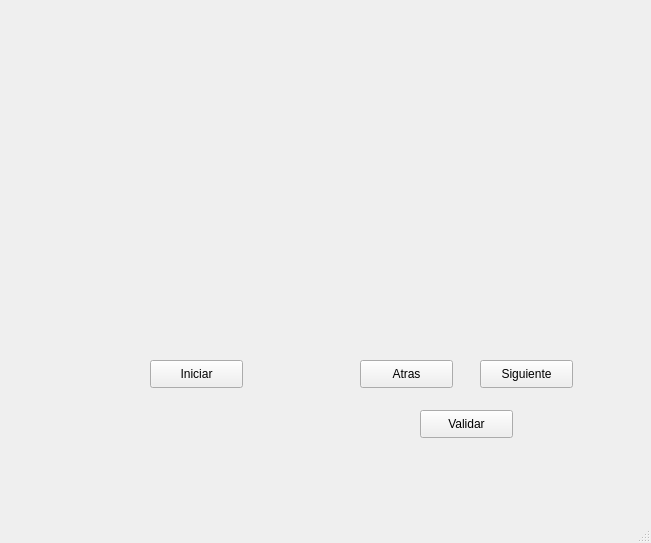
<?xml version="1.0" encoding="UTF-8"?>
<ui version="4.0">
 <class>MainWindow</class>
 <widget class="QMainWindow" name="MainWindow">
  <property name="geometry">
   <rect>
    <x>0</x>
    <y>0</y>
    <width>651</width>
    <height>543</height>
   </rect>
  </property>
  <property name="windowTitle">
   <string>MainWindow</string>
  </property>
  <widget class="QWidget" name="centralwidget">
   <widget class="QLabel" name="lbl_logoUAT">
    <property name="geometry">
     <rect>
      <x>10</x>
      <y>20</y>
      <width>281</width>
      <height>121</height>
     </rect>
    </property>
    <property name="text">
     <string/>
    </property>
    <property name="pixmap">
     <pixmap resource="../recursos.qrc">:/logo/Imagenes/logo uat.png</pixmap>
    </property>
    <property name="scaledContents">
     <bool>true</bool>
    </property>
   </widget>
   <widget class="QLabel" name="lbl_logoFIT">
    <property name="geometry">
     <rect>
      <x>360</x>
      <y>40</y>
      <width>261</width>
      <height>81</height>
     </rect>
    </property>
    <property name="text">
     <string/>
    </property>
    <property name="pixmap">
     <pixmap resource="../recursos.qrc">:/logo/Imagenes/LogoFIT.png</pixmap>
    </property>
    <property name="scaledContents">
     <bool>true</bool>
    </property>
   </widget>
   <widget class="QLabel" name="lbl_logoCT">
    <property name="geometry">
     <rect>
      <x>570</x>
      <y>440</y>
      <width>71</width>
      <height>51</height>
     </rect>
    </property>
    <property name="text">
     <string/>
    </property>
    <property name="pixmap">
     <pixmap resource="../recursos.qrc">:/logo/Imagenes/logoCT.png</pixmap>
    </property>
    <property name="scaledContents">
     <bool>true</bool>
    </property>
   </widget>
   <widget class="QPushButton" name="btn_iniciar">
    <property name="geometry">
     <rect>
      <x>150</x>
      <y>360</y>
      <width>93</width>
      <height>28</height>
     </rect>
    </property>
    <property name="text">
     <string>Iniciar</string>
    </property>
   </widget>
   <widget class="QLabel" name="lbl_1">
    <property name="geometry">
     <rect>
      <x>110</x>
      <y>160</y>
      <width>171</width>
      <height>171</height>
     </rect>
    </property>
    <property name="font">
     <font>
      <pointsize>18</pointsize>
     </font>
    </property>
    <property name="text">
     <string/>
    </property>
    <property name="pixmap">
     <pixmap resource="../recursos.qrc">:/logo/Imagenes/poncho.jpg</pixmap>
    </property>
    <property name="scaledContents">
     <bool>true</bool>
    </property>
    <property name="alignment">
     <set>Qt::AlignCenter</set>
    </property>
   </widget>
   <widget class="QLabel" name="lbl_2">
    <property name="geometry">
     <rect>
      <x>380</x>
      <y>160</y>
      <width>171</width>
      <height>171</height>
     </rect>
    </property>
    <property name="font">
     <font>
      <pointsize>18</pointsize>
     </font>
    </property>
    <property name="text">
     <string/>
    </property>
    <property name="pixmap">
     <pixmap resource="../recursos.qrc">:/logo/Imagenes/poncho.jpg</pixmap>
    </property>
    <property name="scaledContents">
     <bool>true</bool>
    </property>
    <property name="alignment">
     <set>Qt::AlignCenter</set>
    </property>
   </widget>
   <widget class="QPushButton" name="btn_siguiente">
    <property name="geometry">
     <rect>
      <x>480</x>
      <y>360</y>
      <width>93</width>
      <height>28</height>
     </rect>
    </property>
    <property name="text">
     <string>Siguiente</string>
    </property>
   </widget>
   <widget class="QPushButton" name="btn_atras">
    <property name="geometry">
     <rect>
      <x>360</x>
      <y>360</y>
      <width>93</width>
      <height>28</height>
     </rect>
    </property>
    <property name="text">
     <string>Atras</string>
    </property>
   </widget>
   <widget class="QPushButton" name="btn_validar">
    <property name="geometry">
     <rect>
      <x>420</x>
      <y>410</y>
      <width>93</width>
      <height>28</height>
     </rect>
    </property>
    <property name="text">
     <string>Validar</string>
    </property>
   </widget>
  </widget>
  <widget class="QMenuBar" name="menubar">
   <property name="geometry">
    <rect>
     <x>0</x>
     <y>0</y>
     <width>651</width>
     <height>26</height>
    </rect>
   </property>
  </widget>
  <widget class="QStatusBar" name="statusbar"/>
 </widget>
 <resources>
  <include location="../recursos.qrc"/>
 </resources>
 <connections/>
</ui>
